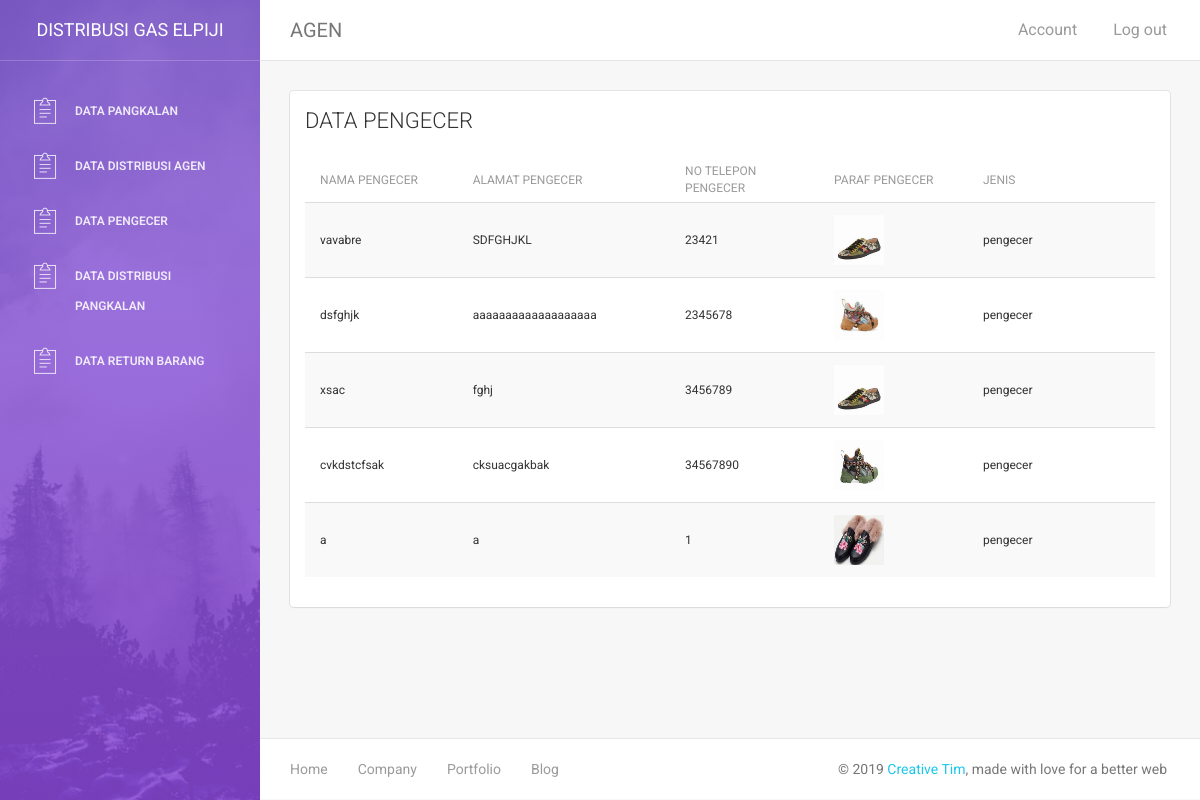
Page /index.php/pengecer/panggilpengecer on the committed database.
### tables this page shows
CREATE TABLE `member_elpiji` (
  `id_member` int(5) NOT NULL,
  `no_reg` int(20) NOT NULL,
  `nama_member` varchar(50) NOT NULL,
  `nama_pangkalan` varchar(50) NOT NULL,
  `alamat` varchar(100) NOT NULL,
  `no_ktp` int(20) NOT NULL,
  `no_tlp` int(15) NOT NULL,
  `id_login` int(5) NOT NULL,
  `paraf_pembeli` varchar(50) NOT NULL,
  `jenis` enum('agen','pangkalan','pengecer','') NOT NULL
);

### application/controllers/Pengecer.php (called while the page is built, shortened)
<?php
class Pengecer extends CI_Controller {
function __construct(){
		$this->load->model('PengecerModel');
		$this->load->library('form_validation', 'session', 'database');
	}
	public function panggilpengecer(){
		$data['Pengecer'] = $this->PengecerModel->GetAll();
		$this->load->view('Header');
		$this->load->view('Pengecer/LihatPengecer',$data);
		$this->load->view('Footer');
	}
}

### index.php (called while the page is built, shortened)
<?php
require_once BASEPATH.'core/CodeIgniter.php';

### application/models/PengecerModel.php (called while the page is built, shortened)
<?php
class PengecerModel extends CI_Model {
	public function GetAll(){
		$this->db->from('member_elpiji');
		$data=$this->db->query("SELECT * FROM member_elpiji WHERE jenis = 'pengecer' ");
		return $data->result_array();
	}
	}
?>

### application/views/Pengecer/LihatPengecer.php (the view, shortened to what this page needs)
<div class="content">
           <div class="container-fluid">
               <div class="row">
                   <div class="col-md-12">
                       <div class="card">
                           <div class="header">
                               <h4 class="title">DATA PENGECER </h4>
                           </div>
                         <div class="content table-responsive table-full">
                               <table id="tblPengecer" width="101%" class="table table-hover table-striped">
                                   <thead>
                                       <th width="9%">Nama Pengecer </th>
                                       <th width="9%">Alamat Pengecer</th>
                                       <th width="9%">No Telepon Pengecer</th>
                                       <th width="9%">Paraf Pengecer</th>
                                       <th width="9%">Jenis</th>
                                   <td width="1%"></thead>
                                   <tbody>
                                       <?php foreach ($Pengecer as $key) { ?>
                                       <tr>
                                           <td><?php echo $key['nama_member']?></td>
                                           <td><?php echo $key['alamat']?></td>
                                           <td><?php echo $key['no_tlp']?></td>
                                           <td>
                                             <img height="50px" width="50px" src="<?php echo base_url();?>assets/img/<?php echo $key ['paraf_pembeli'] ?>">
                                           </td>
                                            <td><?php echo $key['jenis']?></td>
                                           <td>
                                                   </td>
                                       </tr>
                                        <?php } ?>
                                   </tbody>
                             </table>
                         </div>
                       </div>
                   </div>
                 <div class="col-md-12"></div>
               </div>
           </div>
       </div>

### application/views/Header.php (shortened to what this page needs)
<!doctype html>
<html lang="en">
<head>
    <link href="<?php echo base_url(); ?>/assets/css/bootstrap.min.css" rel="stylesheet" />
    <link href="<?php echo base_url(); ?>/assets/css/animate.min.css" rel="stylesheet"/>
    <link href="<?php echo base_url(); ?>/assets/css/light-bootstrap-dashboard.css?v=1.4.0" rel="stylesheet"/>
    <link href="<?php echo base_url(); ?>/assets/css/demo.css" rel="stylesheet" />
    <link href="http://maxcdn.bootstrapcdn.com/font-awesome/4.2.0/css/font-awesome.min.css" rel="stylesheet">
    <link href="<?php echo base_url(); ?>/assets/css/pe-icon-7-stroke.css" rel="stylesheet" />
</head>
<body>
<div class="wrapper">
    <div class="sidebar" data-color="purple" data-image="<?php echo base_url(); ?>/assets/img/sidebar-5.jpg">
      <div class="sidebar-wrapper">
            <div class="logo">
                <a href="" class="simple-text">
                    DISTRIBUSI GAS ELPIJI
                </a>
            </div>
            <ul class="nav">
        <li>
                    <a href="<?php echo base_url(); ?>index.php/C_Pangkalan/index/">
                        <i class="pe-7s-note2"></i>
                        <p>Data Pangkalan </p>
                    </a>
                </li>
                <li>
                    <a href="<?php echo base_url(); ?>index.php/C_DistribusiPangkalan/index/">
                        <i class="pe-7s-note2"></i>
                        <p>Data Distribusi Agen </p>
                    </a>
                </li>
                 <li>
                    <a href="<?php echo site_url()."/Pengecer/panggilpengecer/"; ?>">
                        <i class="pe-7s-note2"></i>
                        <p>Data Pengecer </p>
                    </a>
                </li>
                <li>
                     <a href="<?php echo site_url()."/Logbook/panggillogbook/"; ?>">
                        <i class="pe-7s-note2"></i>
                        <p>Data Distribusi Pangkalan </p>
                    </a>
                </li>
                <li>
                      <a href="<?php echo site_url()."/ReturnBarang/panggilreturnbarang/"; ?>">
                        <i class="pe-7s-note2"></i>
                        <p>Data Return Barang </p>
                    </a>
                </li>
            </ul>
      </div>
    </div>
    <div class="main-panel">
    <nav class="navbar navbar-default navbar-fixed">
            <div class="container-fluid">
                <div class="navbar-header">
                    <a class="navbar-brand" href="#">AGEN</a>
                </div>
                <div class="collapse navbar-collapse">
                    <ul class="nav navbar-nav navbar-right">
                        <li>
                           <a href="">
                               <p>Account</p>
                            </a>
                        </li>
                        <li>
                            <a href="#">
                                <p>Log out</p>
                            </a>
                        </li>
                    </ul>
                </div>
            </div>
        </nav>

### application/views/Footer.php (shortened to what this page needs)
  <footer class="footer">
            <div class="container-fluid">
                <nav class="pull-left">
                    <ul>
                        <li>
                            <a href="#">
                                Home
                            </a>
                        </li>
                        <li>
                            <a href="#">
                                Company
                            </a>
                        </li>
                        <li>
                            <a href="#">
                                Portfolio
                            </a>
                        </li>
                        <li>
                            <a href="#">
                               Blog
                            </a>
                        </li>
                    </ul>
                </nav>
                <p class="copyright pull-right">
                    &copy; <script>document.write(new Date().getFullYear())</script> <a href="http://www.creative-tim.com">Creative Tim</a>, made with love for a better web
                </p>
            </div>
        </footer>
    </div>
</div>
</body>

### rows in the picture
member_elpiji: nama_member "vavabre", alamat "SDFGHJKL", no_tlp "23421", paraf_pembeli (picture), jenis "pengecer"
member_elpiji: nama_member "dsfghjk", alamat "aaaaaaaaaaaaaaaaaaa", no_tlp "2345678", paraf_pembeli (picture), jenis "pengecer"
member_elpiji: nama_member "xsac", alamat "fghj", no_tlp "3456789", paraf_pembeli (picture), jenis "pengecer"
member_elpiji: nama_member "cvkdstcfsak", alamat "cksuacgakbak", no_tlp "34567890", paraf_pembeli (picture), jenis "pengecer"
member_elpiji: nama_member "a", alamat "a", no_tlp "1", paraf_pembeli (picture), jenis "pengecer"
